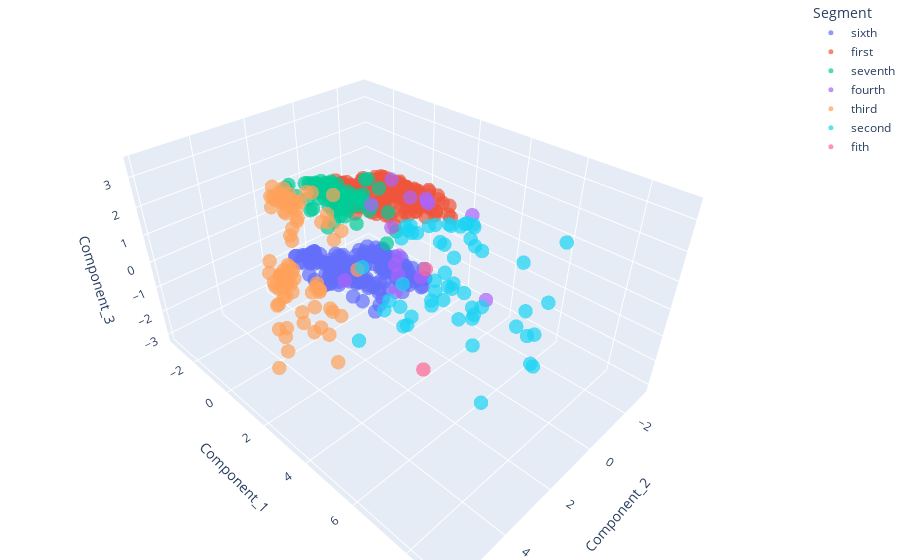

Notebook source saved alongside this figure:
### Code cell
x_axis = df_segm_pca_kmeans["Component_2"]
y_axis = df_segm_pca_kmeans["Component_1"]
z_axis = df_segm_pca_kmeans["Component_3"]
cluster = df_segm_pca_kmeans['Segment']

fig = px.scatter_3d(df_segm_pca_kmeans, x='Component_2', y='Component_1', z='Component_3', color='Segment',
                    size_max=1, opacity=0.7)
fig.update_layout(margin=dict(l=0, r=0, b=0, t=0))
fig.update_traces(marker=dict(size=5,
                              ),
                  selector=dict(mode='markers'))
fig.show()
